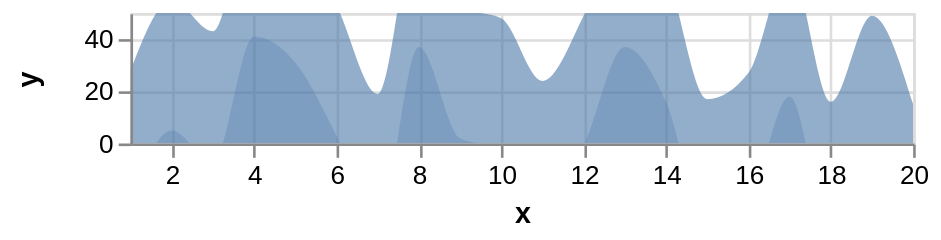

Write a Vega-Lite specification for this figure.
### Vega specification from a JSON file in a GitHub repository (floating-point values rounded to 4 significant figures)
{"$schema": "https://vega.github.io/schema/vega/v3.0.json", "description": "Horizon Graph with 2 layers. (See https://idl.cs.washington.edu/papers/horizon/ for more details on Horizon Graphs.)", "autosize": "pad", "padding": 5, "width": 300, "height": 50, "style": "cell", "data": [{"name": "source_0", "values": [{"x": 1, "y": 28}, {"x": 2, "y": 55}, {"x": 3, "y": 43}, {"x": 4, "y": 91}, {"x": 5, "y": 81}, {"x": 6, "y": 53}, {"x": 7, "y": 19}, {"x": 8, "y": 87}, {"x": 9, "y": 52}, {"x": 10, "y": 48}, {"x": 11, "y": 24}, {"x": 12, "y": 49}, {"x": 13, "y": 87}, {"x": 14, "y": 66}, {"x": 15, "y": 17}, {"x": 16, "y": 27}, {"x": 17, "y": 68}, {"x": 18, "y": 16}, {"x": 19, "y": 49}, {"x": 20, "y": 15}]}, {"name": "data_1", "source": "source_0", "transform": [{"type": "formula", "expr": "toNumber(datum[\"x\"])", "as": "x"}, {"type": "formula", "expr": "toNumber(datum[\"y\"])", "as": "y"}, {"type": "formula", "expr": "if(datum.y <= 50, datum.y, 50)", "as": "ny"}, {"type": "filter", "expr": "datum[\"x\"] !== null && !isNaN(datum[\"x\"]) && datum[\"y\"] !== null && !isNaN(datum[\"y\"])"}]}, {"name": "data_2", "source": "source_0", "transform": [{"type": "formula", "expr": "toNumber(datum[\"x\"])", "as": "x"}, {"type": "formula", "expr": "datum.y - 50", "as": "ny"}, {"type": "filter", "expr": "datum[\"x\"] !== null && !isNaN(datum[\"x\"]) && datum[\"ny\"] !== null && !isNaN(datum[\"ny\"])"}]}], "marks": [{"name": "layer_0_marks", "type": "area", "clip": true, "style": ["area"], "sort": {"field": "datum[\"x\"]", "order": "descending"}, "from": {"data": "data_1"}, "encode": {"update": {"orient": {"value": "vertical"}, "x": {"scale": "x", "field": "x"}, "y": {"scale": "y", "field": "y"}, "y2": {"field": {"group": "height"}}, "fill": {"value": "#4c78a8"}, "opacity": {"value": 0.6}}}}, {"name": "layer_1_marks", "type": "area", "clip": true, "style": ["area"], "sort": {"field": "datum[\"x\"]", "order": "descending"}, "from": {"data": "data_2"}, "encode": {"update": {"orient": {"value": "vertical"}, "x": {"scale": "x", "field": "x"}, "y": {"scale": "y", "field": "ny"}, "y2": {"field": {"group": "height"}}, "fill": {"value": "#4c78a8"}, "opacity": {"value": 0.3}}}}], "scales": [{"name": "x", "type": "linear", "domain": {"fields": [{"data": "data_1", "field": "x"}, {"data": "data_2", "field": "x"}], "sort": true}, "range": [0, {"signal": "width"}], "nice": false, "zero": false}, {"name": "y", "type": "linear", "domain": [0, 50], "range": [{"signal": "height"}, 0], "nice": true, "zero": false}], "axes": [{"scale": "x", "orient": "bottom", "labelOverlap": true, "tickCount": {"signal": "ceil(width/40)"}, "title": "x", "zindex": 1}, {"scale": "x", "orient": "bottom", "domain": false, "grid": true, "labels": false, "maxExtent": 0, "minExtent": 0, "tickCount": {"signal": "ceil(width/40)"}, "ticks": false, "zindex": 0, "gridScale": "y"}, {"title": "y", "scale": "y", "orient": "left", "labelOverlap": true, "tickCount": {"signal": "ceil(height/40)"}, "zindex": 1}, {"scale": "y", "orient": "left", "domain": false, "grid": true, "labels": false, "maxExtent": 0, "minExtent": 0, "tickCount": {"signal": "ceil(height/40)"}, "ticks": false, "zindex": 0, "gridScale": "x"}], "config": {"axisY": {"minExtent": 30}, "style": {"area": {"interpolate": "monotone"}}}}
